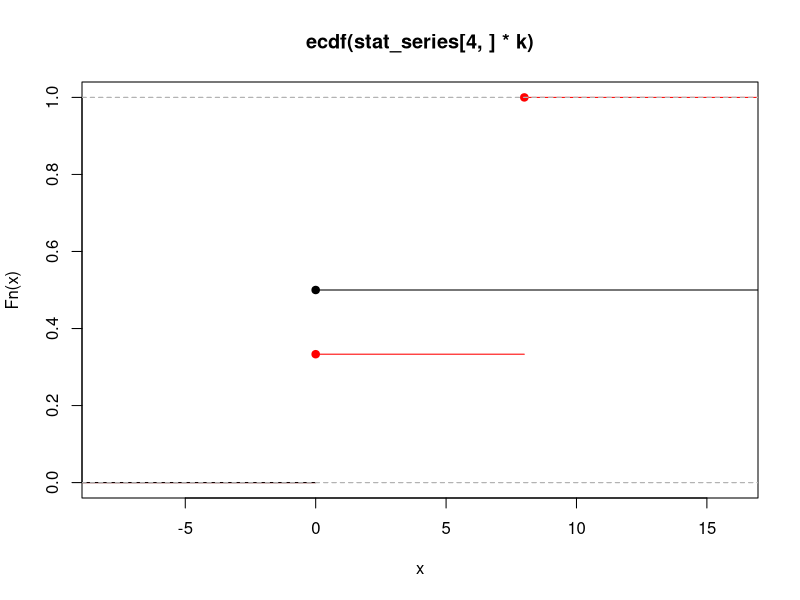
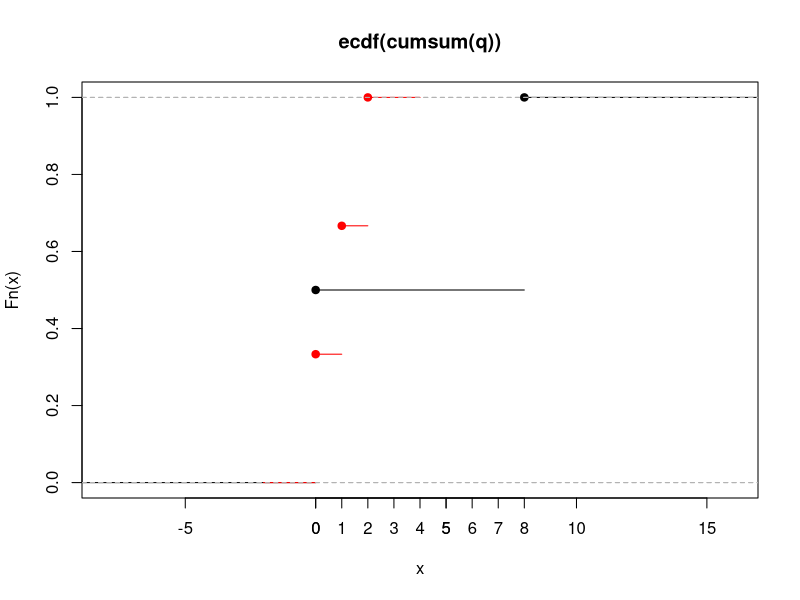

Write the R code that produced these figures, in order. (Note: this script raises an error after producing the figures.)
k <- 8
p1 <- 0.7
n <- 140
p <- rep(NA, k+1)
q <- rep(NA, k+1)

p <- dbinom(c(0:8), 8, 0.7)


q <- qbinom(c(0:8), 8, 0.7)
set.seed(161)
y <- runif(n, 0, 1)
p_p <- rep(0,k+2)

qbinom(p = p, 8, 0.7)

p_p[1] <- sum(y < q[1])


for (i in 2:(k+2))
{
  p_p[i] <- sum(ifelse(y < q[i] & y >= q[i-1], 1, 0))
}
p_p
#sum(p_p)


q_q <- rep(NA,k+1)

q_q <- ifelse(y < q[2], 0, 
       ifelse(y < q[3] & y >= q[3-1], 1, 
       ifelse(y < q[4] & y >= q[4-1], 2, 
       ifelse(y < q[5] & y >= q[5-1], 3, 
       ifelse(y < q[6] & y >= q[6-1], 4,
       ifelse(y < q[7] & y >= q[7-1], 5,
       ifelse(y < q[8] & y >= q[8-1], 6,
       ifelse(y < q[9] & y >= q[9-1], 7,
       ifelse(y < q[10] & y >= q[10-1], 8,NA)))))))))
length(q_q)
mean(q_q)

#hist(q_q, breaks = c(0:(k+1)),xlim = range(c(0:(k+1))))
#axis(1, c(0:(k+1)), las = 1)

stat_series <- rbind(c(0:8), p_p, cumsum(p_p), cumsum(p_p) / n)
stat_series



q_q_sort <- sort(q_q)
q


library(fitdistrplus)
library(ggplot2)
dev.off()



    plot(ecdf(stat_series[4,] * k), col = "red", lwd = 1, verticals = F)

    plot(ecdf(q * k), col = "black", lwd = 1, verticals = F, add = T)
  
length(stat_series[4,] * k)
length(q * k)
plot(ecdf(cumsum(q)))
plot(ecdf(cumsum(stat_series[4,])), col = "red", add = T)
#plot(stat_series[4,], type = "s")
axis(1, c(0:(k)), las = 1)

kolm_stat <- max(abs((stat_series[4,] - q)))

mean(stat_series[4,])
mean(q)

sd(stat_series[4,])
sd(q)

sqrt(n) * kolm_stat
pbinom(100, 140, 0.7)

quantile(, .15)


length(q_q / k)
length(y)

y*k
q_q

ks_test <- ks.test(unique(sort(q_q / k)), pbinom(0.1, 140, 0.7))
ks_test

k_alpha <- sqrt(-(1/2) * log2( (1 - 0.0001)/2 )) 
k_alpha
